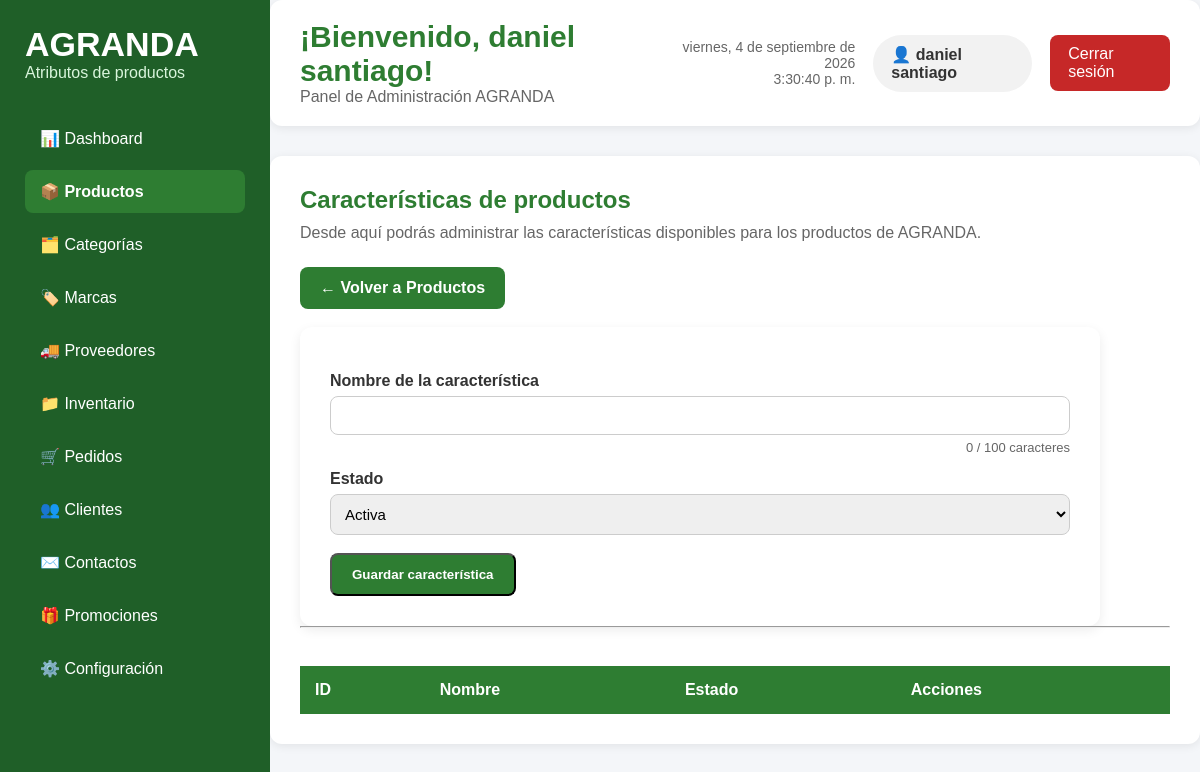
Page /admin/productos/atributos.php (signed in) on the earlier database version.
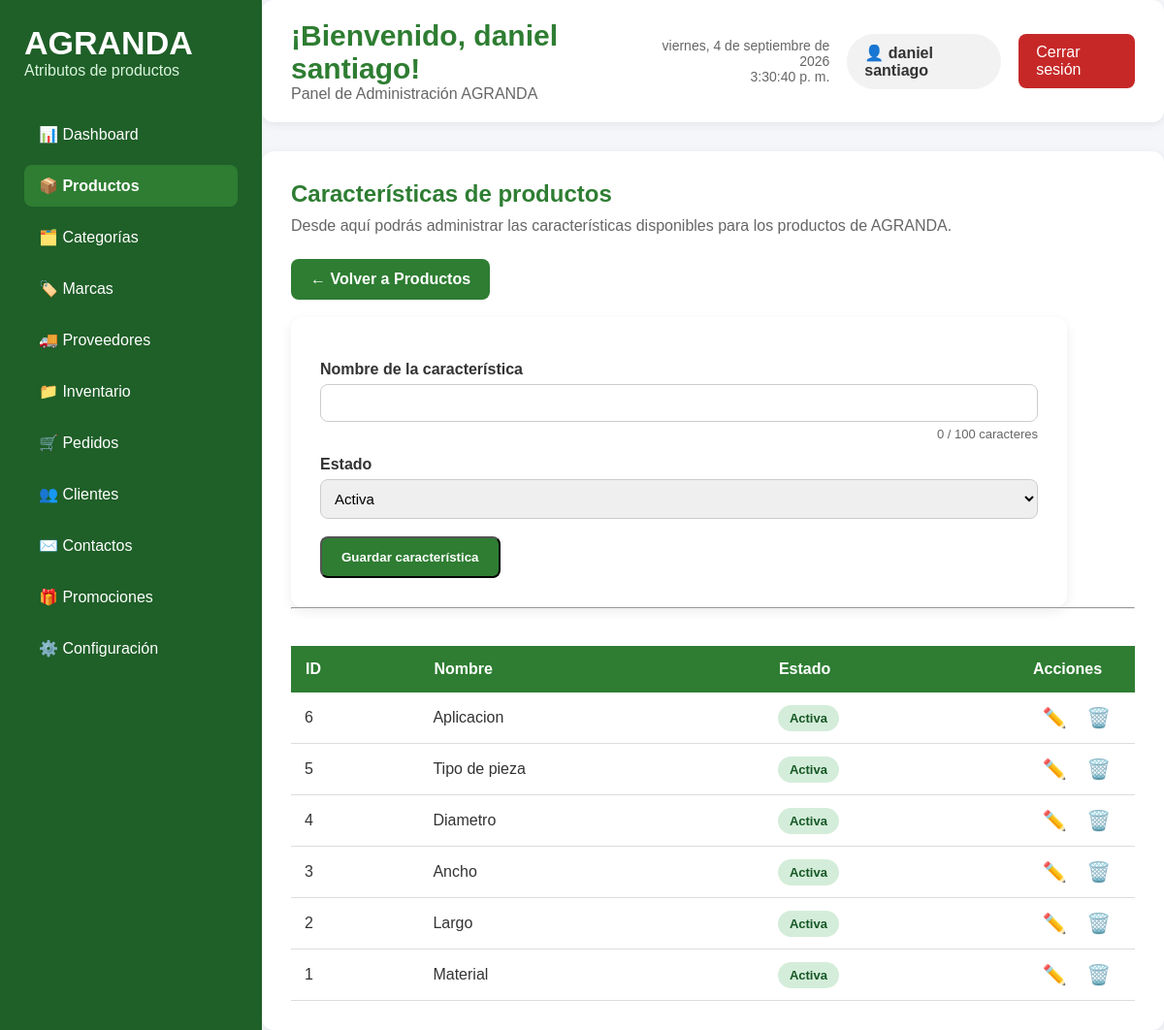
Same page on the later database version.
### tables this page shows
CREATE TABLE `atributos_producto` (
  `id_atributo` int(11) NOT NULL,
  `nombre` varchar(100) NOT NULL,
  `estado` tinyint(1) DEFAULT 1,
  `fecha_creacion` timestamp NOT NULL DEFAULT current_timestamp()
);

### admin/productos/atributos.php (the view, shortened to what the changed rows need)
<?php
require_once("../../config/conexion.php");
$sql = "SELECT *
        FROM atributos_producto
        ORDER BY id_atributo DESC";
$resultado = $conexion->query($sql);
?>
<!DOCTYPE html>
<html lang="es">
<head>
    <link rel="stylesheet" href="productos.css">
</head>
<body>
<div class="contenedor-dashboard">
    <aside class="menu-lateral">
        <div class="logo-panel">
            <h1>AGRANDA</h1>
        </div>
    </aside>
    <main class="contenido">
        <header class="encabezado">
            <div class="titulo-panel">
                <h2>
                    ¡Bienvenido, <?php echo htmlspecialchars($_SESSION["nombre"], ENT_QUOTES, "UTF-8"); ?>!
                </h2>
            </div>
        </header>
        <section class="resumen pagina-productos">
            <h2>
                Características de productos
            </h2>
            <br></br>
            <hr><br>
            <table class="tabla-productos">
                <thead>
                    <tr>
                        <th>ID</th>
                        <th>Nombre</th>
                        <th>Estado</th>
                        <th>Acciones</th>
                    </tr>
                </thead>
                <tbody>
                    <?php while ($atributo = $resultado->fetch_assoc()) { ?>
                        <tr>
                            <td>
                                <?php echo (int) $atributo["id_atributo"]; ?>
                            </td>
                            <td>
                                <?php echo htmlspecialchars($atributo["nombre"], ENT_QUOTES, "UTF-8"); ?>
                            </td>
                            <td>
                                <?php if ($atributo["estado"]) { ?>
                                    <span class="estado-activo">
                                        Activa
                                    </span>
                                <?php } else { ?>
                                    <span class="estado-inactivo">
                                        Inactiva
                                    </span>
                                <?php } ?>
                            </td>
                            <td class="acciones">
                                <a
                                    href="editar_atributo.php?id=<?php echo (int) $atributo["id_atributo"]; ?>"
                                    class="btn-editar"
                                    title="Editar característica"
                                >
                                    ✏️
                                </a>
                                <a
                                    href="eliminar_atributo.php?id=<?php echo (int) $atributo["id_atributo"]; ?>"
                                    class="btn-eliminar"
                                    title="Eliminar característica"
                                    onclick="return confirmarEliminacion();"
                                >
                                    🗑️
                                </a>
                            </td>
                        </tr>
                    <?php } ?>
                </tbody>
            </table>
        </section>
    </main>
</div>
</body>
</html>

Differences in the rows shown:
added atributos_producto: id_atributo "6", nombre "Aplicacion", estado "Activa"
added atributos_producto: id_atributo "5", nombre "Tipo de pieza", estado "Activa"
added atributos_producto: id_atributo "4", nombre "Diametro", estado "Activa"
added atributos_producto: id_atributo "3", nombre "Ancho", estado "Activa"
added atributos_producto: id_atributo "2", nombre "Largo", estado "Activa"
added atributos_producto: id_atributo "1", nombre "Material", estado "Activa"
